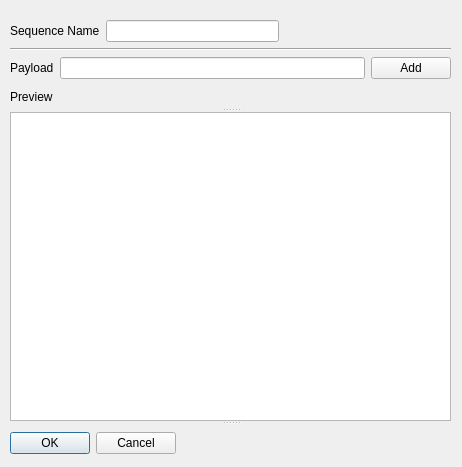
<?xml version="1.0" encoding="UTF-8"?>
<ui version="4.0">
 <class>addSequenceForm</class>
 <widget class="QWidget" name="addSequenceForm">
  <property name="geometry">
   <rect>
    <x>0</x>
    <y>0</y>
    <width>462</width>
    <height>467</height>
   </rect>
  </property>
  <property name="sizePolicy">
   <sizepolicy hsizetype="Expanding" vsizetype="Fixed">
    <horstretch>0</horstretch>
    <verstretch>0</verstretch>
   </sizepolicy>
  </property>
  <property name="windowTitle">
   <string>Add Sequence</string>
  </property>
  <property name="windowIcon">
   <iconset resource="resources.qrc">
    <normaloff>:/png/resources/png/logo.png</normaloff>:/png/resources/png/logo.png</iconset>
  </property>
  <property name="layoutDirection">
   <enum>Qt::LayoutDirection::LeftToRight</enum>
  </property>
  <widget class="QWidget" name="verticalLayoutWidget_2">
   <property name="geometry">
    <rect>
     <x>10</x>
     <y>20</y>
     <width>441</width>
     <height>441</height>
    </rect>
   </property>
   <layout class="QVBoxLayout" name="verticalLayout_3">
    <property name="sizeConstraint">
     <enum>QLayout::SizeConstraint::SetMinAndMaxSize</enum>
    </property>
    <item>
     <layout class="QHBoxLayout" name="horizontalLayout">
      <property name="sizeConstraint">
       <enum>QLayout::SizeConstraint::SetMinAndMaxSize</enum>
      </property>
      <item>
       <widget class="QLabel" name="label">
        <property name="text">
         <string>Sequence Name</string>
        </property>
       </widget>
      </item>
      <item>
       <widget class="QLineEdit" name="seqName">
        <property name="sizePolicy">
         <sizepolicy hsizetype="Expanding" vsizetype="Preferred">
          <horstretch>0</horstretch>
          <verstretch>0</verstretch>
         </sizepolicy>
        </property>
       </widget>
      </item>
      <item>
       <spacer name="horizontalSpacer">
        <property name="orientation">
         <enum>Qt::Orientation::Horizontal</enum>
        </property>
        <property name="sizeHint" stdset="0">
         <size>
          <width>40</width>
          <height>20</height>
         </size>
        </property>
       </spacer>
      </item>
     </layout>
    </item>
    <item>
     <widget class="Line" name="line">
      <property name="orientation">
       <enum>Qt::Orientation::Horizontal</enum>
      </property>
     </widget>
    </item>
    <item>
     <layout class="QHBoxLayout" name="horizontalLayout_2">
      <property name="sizeConstraint">
       <enum>QLayout::SizeConstraint::SetMinAndMaxSize</enum>
      </property>
      <item>
       <widget class="QLabel" name="label_3">
        <property name="text">
         <string>Payload</string>
        </property>
       </widget>
      </item>
      <item>
       <widget class="QLineEdit" name="payload">
        <property name="sizePolicy">
         <sizepolicy hsizetype="Expanding" vsizetype="Preferred">
          <horstretch>0</horstretch>
          <verstretch>0</verstretch>
         </sizepolicy>
        </property>
       </widget>
      </item>
      <item>
       <widget class="QPushButton" name="addBtn">
        <property name="sizePolicy">
         <sizepolicy hsizetype="Preferred" vsizetype="Preferred">
          <horstretch>0</horstretch>
          <verstretch>0</verstretch>
         </sizepolicy>
        </property>
        <property name="text">
         <string>Add</string>
        </property>
        <property name="icon">
         <iconset resource="resources.qrc">
          <normaloff>:/png/icon-add</normaloff>:/png/icon-add</iconset>
        </property>
       </widget>
      </item>
     </layout>
    </item>
    <item>
     <layout class="QVBoxLayout" name="verticalLayout_2">
      <property name="sizeConstraint">
       <enum>QLayout::SizeConstraint::SetMinAndMaxSize</enum>
      </property>
      <item>
       <widget class="QSplitter" name="splitter">
        <property name="orientation">
         <enum>Qt::Orientation::Vertical</enum>
        </property>
        <widget class="QLabel" name="label_2">
         <property name="text">
          <string>Preview</string>
         </property>
        </widget>
        <widget class="QListWidget" name="prevList">
         <property name="sizePolicy">
          <sizepolicy hsizetype="Expanding" vsizetype="Preferred">
           <horstretch>0</horstretch>
           <verstretch>0</verstretch>
          </sizepolicy>
         </property>
        </widget>
        <widget class="QWidget" name="horizontalLayoutWidget_2">
         <layout class="QHBoxLayout" name="horizontalLayout_3">
          <property name="spacing">
           <number>6</number>
          </property>
          <property name="sizeConstraint">
           <enum>QLayout::SizeConstraint::SetMinAndMaxSize</enum>
          </property>
          <item>
           <widget class="QDialogButtonBox" name="buttonBox">
            <property name="sizePolicy">
             <sizepolicy hsizetype="Expanding" vsizetype="Preferred">
              <horstretch>0</horstretch>
              <verstretch>0</verstretch>
             </sizepolicy>
            </property>
            <property name="standardButtons">
             <set>QDialogButtonBox::StandardButton::Cancel|QDialogButtonBox::StandardButton::Ok</set>
            </property>
           </widget>
          </item>
          <item>
           <spacer name="horizontalSpacer_3">
            <property name="orientation">
             <enum>Qt::Orientation::Horizontal</enum>
            </property>
            <property name="sizeHint" stdset="0">
             <size>
              <width>40</width>
              <height>20</height>
             </size>
            </property>
           </spacer>
          </item>
          <item>
           <spacer name="horizontalSpacer_2">
            <property name="orientation">
             <enum>Qt::Orientation::Horizontal</enum>
            </property>
            <property name="sizeHint" stdset="0">
             <size>
              <width>40</width>
              <height>20</height>
             </size>
            </property>
           </spacer>
          </item>
         </layout>
        </widget>
       </widget>
      </item>
     </layout>
    </item>
   </layout>
  </widget>
 </widget>
 <resources>
  <include location="resources.qrc"/>
 </resources>
 <connections/>
</ui>
